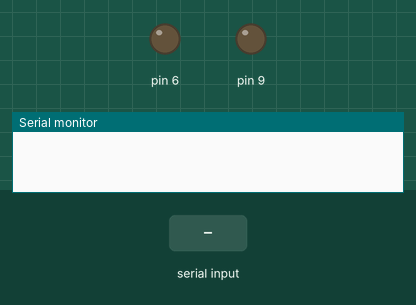
Simulated run of this sketch. Board: Arduino Uno, built with avr-gcc and run on an emulated ATmega328P. Parts: output pins drawn as LEDs (lit = HIGH), the last lines printed to the serial monitor. The inputs (shaded band) are chosen by the test bench.

Above: at 1.2 s.
1.3 s: "200\n" received over Serial
At 2.5 s:
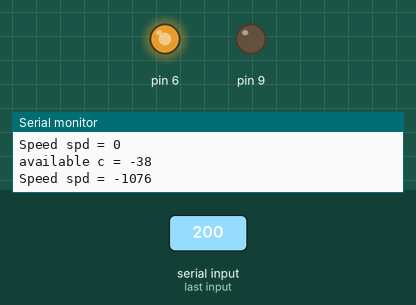
2.8 s: "30,150\n" received over Serial
4.4 s: "5\n" received over Serial
Timing chart, 0 to 7.4 s (numbered marks = the images above; inputs shaded):
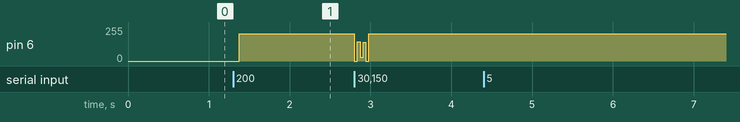

Measured:
- after the input at 1.3 s, pin 6: 0/255 → 204/255 after 0.07 s

The sketch:

Bluetooth_Control.ino
```cpp
void setup() {

Serial.begin(9600);

pinMode(6,OUTPUT);

pinMode(9,OUTPUT);
}

void loop() {

        if(Serial.available()>0){
        int c=Serial.read();
           c=c-48;
        Serial.print("available c = ");
        Serial.println(c);

        int spd = map( c , 0 , 9 , 0 ,255);
        Serial.print("Speed spd = ");
        Serial.println(spd);
        analogWrite(6,spd);
        analogWrite(9,0);

}
}
```
